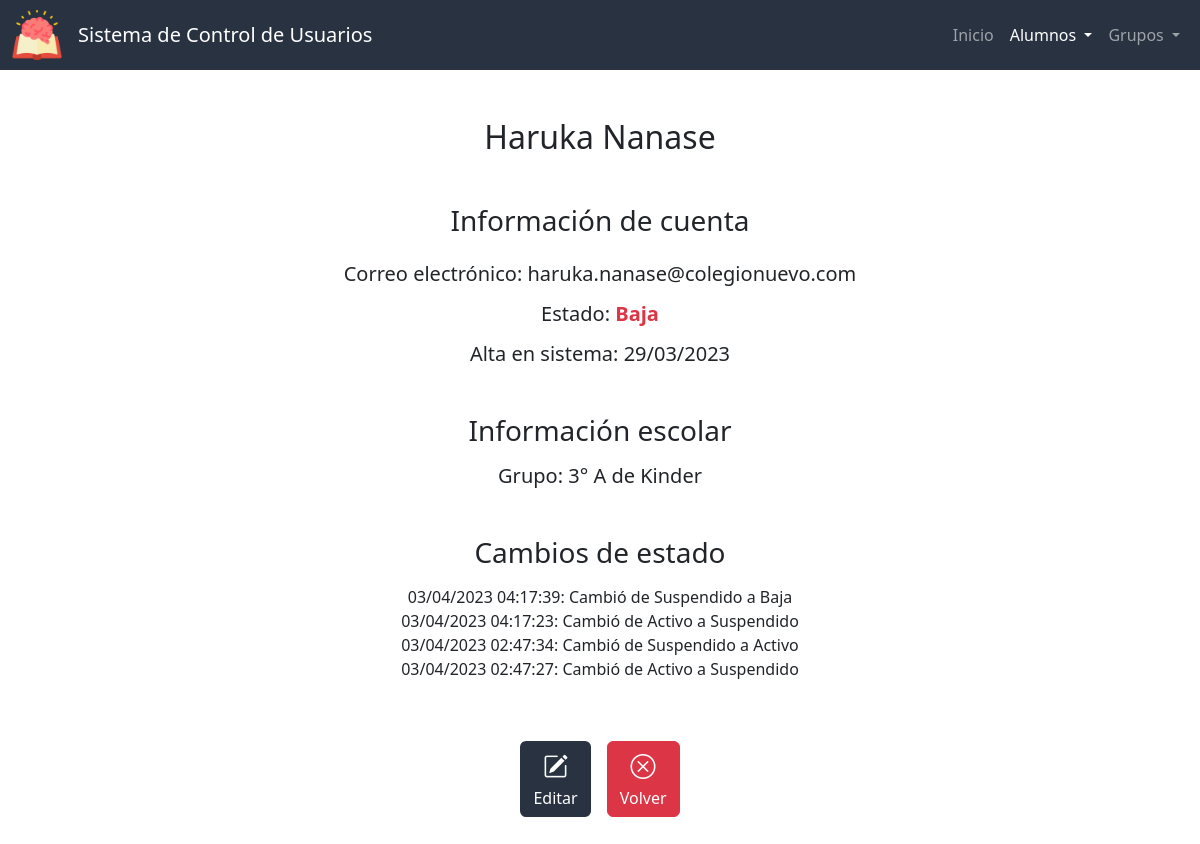
The page /ver_alumno?id=14 on the database as committed earlier.
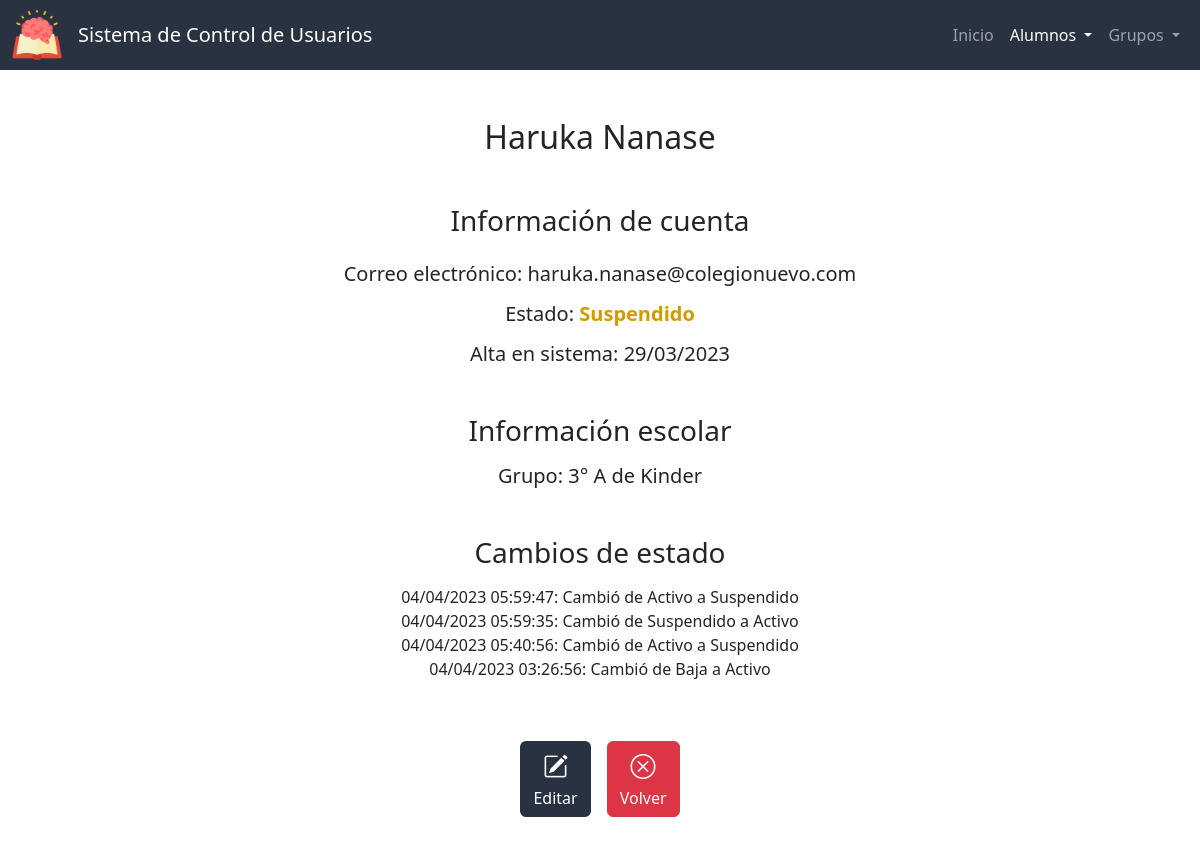
The same page on the database as committed later.
### app.py (models this page shows, shortened)
class CambiosEstado(db.Model):
    id = db.Column(db.Integer, primary_key=True)
    id_alumno = db.Column(db.Integer, db.ForeignKey('alumnos.id'), nullable=False)
    fecha = db.Column(db.DateTime, nullable=False, default=datetime.utcnow)
    estado_anterior = db.Column(db.Integer, nullable=False)
    estado_nuevo = db.Column(db.Integer, nullable=False)
    def __repr__(self):
        return f'<Alumno: {self.id_alumno} cambió de {self.estado_anterior} a {self.estado_nuevo} el día {self.fecha}>'

### app.py (the view)
@app.route('/ver_alumno')
def ver_alumno():
    id_alumno = request.args.get("id")
    alumno = db.session.query(Alumnos).filter_by(id=id_alumno).first()
    cambios = db.session.query(CambiosEstado).filter_by(id_alumno=id_alumno).order_by(CambiosEstado.fecha.desc()).all()
    id_grupo = db.session.query(alumnos_por_grupo.c.id_grupo).filter_by(id_alumno=alumno.id).first()
    if id_grupo:
        id_grupo = id_grupo[0]
        grupo_actual = db.session.query(Grupos).filter_by(id=id_grupo).first()
    else:
        grupo_actual = None
    estado = ESTADOSV[alumno.estado]
    print(cambios)
    return render_template("ver_alumno.html", ver=True, active="Alumno", grupo_actual=grupo_actual, alumno=alumno, estado=estado, colores=COLORES, cambios=cambios, estados=ESTADOSV)

### templates/ver_alumno.html (shortened to what this page needs)
{% extends "layout.html" %}
{% block main %}
    <h2 class="mb-5">{{ alumno.nombre }} {{ alumno.apellidos }}</h2>
    <h3 class="mb-4">Información de cuenta</h3>
    <h5 class="mb-3">Correo electrónico: {{ alumno.correo }}</h5>
    <h5 class="mb-3">Estado: <span style="color:{{ colores[estado] }}; font-weight: bold;">{{ estado }}</span></h5>
    <h5 class="mb-5">Alta en sistema: {{ alumno.fecha_de_creacion.strftime('%d/%m/%Y') }}</h5>
    <h3 class="mb-3">Información escolar</h3>
    <h5 class="mb-5">{% if grupo_actual %} Grupo: {% else %} No hay grupos para mostrar {% endif %}
        {% if grupo_actual.grado %} {{ grupo_actual.grado }}° {% set x=" de " %}{% endif %}
        {% if grupo_actual.grupo %}{{ grupo_actual.grupo }} {% set x=" de " %} {% endif %}
        {% if grupo_actual.seccion %}{{ x }}{{ grupo_actual.seccion }}{% endif %}
    </h5>
    {% if cambios %}
        <h3 class="mb-3">Cambios de estado</h3>
        <div class="mb-5" id="log">
            {% for cambio in cambios %}
                {{ cambio.fecha.strftime('%d/%m/%Y %H:%M:%S') }}: Cambió de {{ estados[cambio.estado_anterior] }} a {{ estados[cambio.estado_nuevo] }} <br>
            {% endfor %}
        </div>
    {% endif %}
    <div class="p-2 btn-group">
        <form action="/editar_alumno">
            <button type="submit" class="btn-bi btn color-primario mx-2" title="Editar"><i class="bi bi-pencil-square"></i><div>Editar</div></button>
        </form>
        <form action="/lista_alumnos">
            <button type="submit" class="btn-big btn btn-danger mx-2" title="Volver"><i class="bi bi-x-circle"></i><div>Volver</div></button>
        </form>
    </div>
{% endblock %}

Rows that differ between the two databases and show on the page:
no longer on this page (row unchanged): CambiosEstado: fecha "03/04/2023 04:17:39", estado_anterior "Suspendido", estado_nuevo "Baja"
no longer on this page (row unchanged): CambiosEstado: fecha "03/04/2023 04:17:23", estado_anterior "Activo", estado_nuevo "Suspendido"
no longer on this page (row unchanged): CambiosEstado: fecha "03/04/2023 02:47:34", estado_anterior "Suspendido", estado_nuevo "Activo"
no longer on this page (row unchanged): CambiosEstado: fecha "03/04/2023 02:47:27", estado_anterior "Activo", estado_nuevo "Suspendido"
added CambiosEstado: fecha "04/04/2023 05:59:47", estado_anterior "Activo", estado_nuevo "Suspendido"
added CambiosEstado: fecha "04/04/2023 05:59:35", estado_anterior "Suspendido", estado_nuevo "Activo"
added CambiosEstado: fecha "04/04/2023 05:40:56", estado_anterior "Activo", estado_nuevo "Suspendido"
added CambiosEstado: fecha "04/04/2023 03:26:56", estado_anterior "Baja", estado_nuevo "Activo"
Other text that changed with them:
{{ estado }}: "Baja" → "Suspendido"
